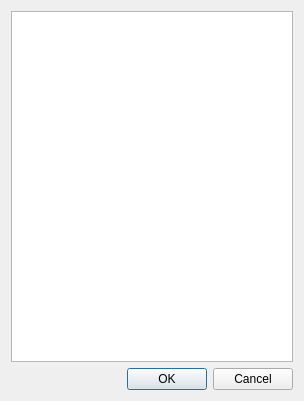
<?xml version="1.0" encoding="UTF-8"?>
<ui version="4.0">
 <class>EventListDialog</class>
 <widget class="QDialog" name="EventListDialog">
  <property name="windowModality">
   <enum>Qt::ApplicationModal</enum>
  </property>
  <property name="geometry">
   <rect>
    <x>0</x>
    <y>0</y>
    <width>304</width>
    <height>401</height>
   </rect>
  </property>
  <property name="windowTitle">
   <string>Please select an event</string>
  </property>
  <layout class="QVBoxLayout" name="verticalLayout">
   <item>
    <widget class="QListView" name="listView"/>
   </item>
   <item>
    <widget class="QDialogButtonBox" name="buttonBox">
     <property name="orientation">
      <enum>Qt::Horizontal</enum>
     </property>
     <property name="standardButtons">
      <set>QDialogButtonBox::Cancel|QDialogButtonBox::Ok</set>
     </property>
    </widget>
   </item>
  </layout>
 </widget>
 <resources/>
 <connections>
  <connection>
   <sender>buttonBox</sender>
   <signal>accepted()</signal>
   <receiver>EventListDialog</receiver>
   <slot>accept()</slot>
   <hints>
    <hint type="sourcelabel">
     <x>248</x>
     <y>254</y>
    </hint>
    <hint type="destinationlabel">
     <x>157</x>
     <y>274</y>
    </hint>
   </hints>
  </connection>
  <connection>
   <sender>buttonBox</sender>
   <signal>rejected()</signal>
   <receiver>EventListDialog</receiver>
   <slot>reject()</slot>
   <hints>
    <hint type="sourcelabel">
     <x>316</x>
     <y>260</y>
    </hint>
    <hint type="destinationlabel">
     <x>286</x>
     <y>274</y>
    </hint>
   </hints>
  </connection>
 </connections>
</ui>
